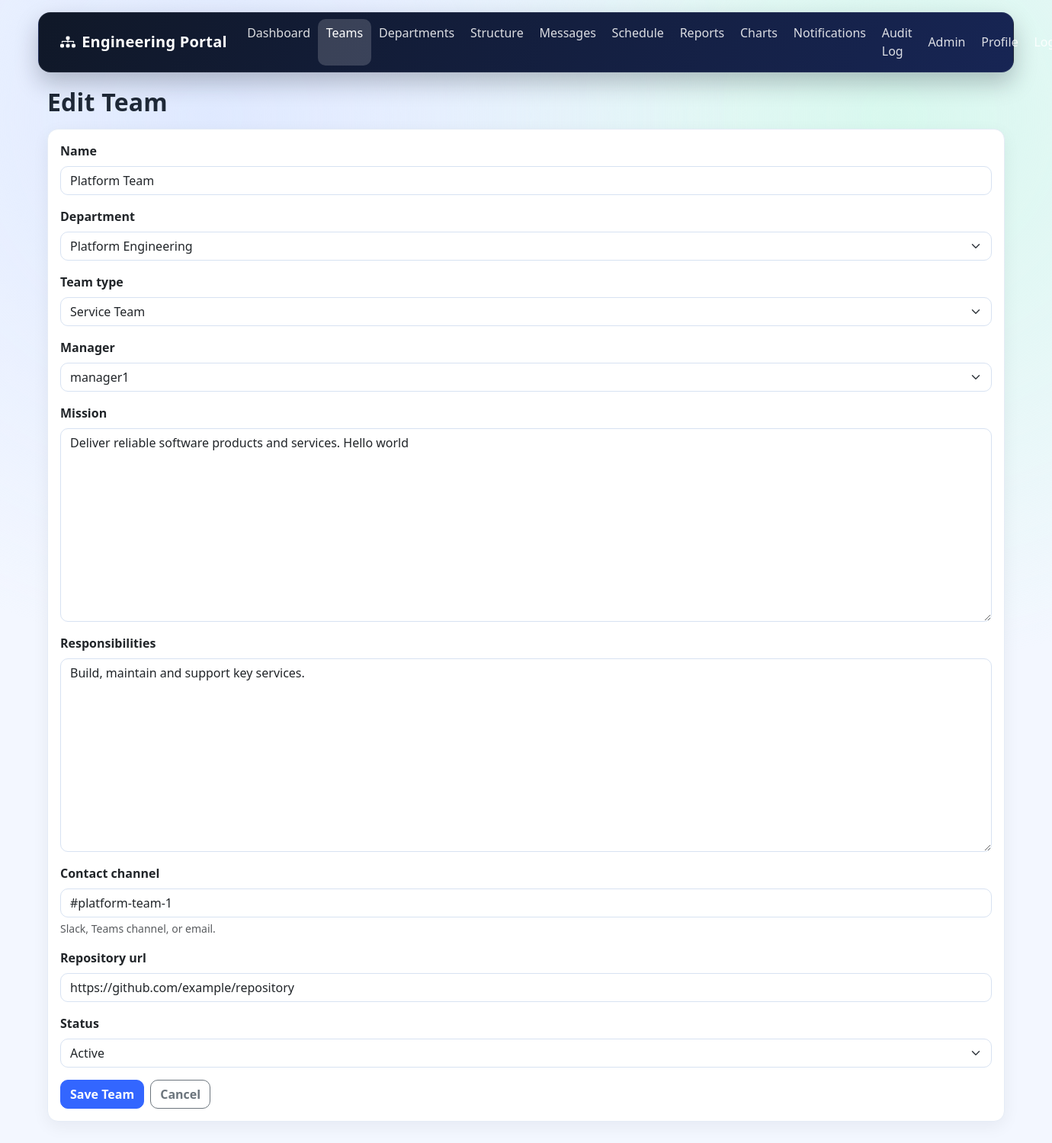
The app's page /teams/1/edit/ (signed in) with its own data.
### teams/models.py (models this page shows, shortened)
class Team(models.Model):
    class TeamStatus(models.TextChoices):
        ACTIVE = "active", "Active"
        RESTRUCTURED = "restructured", "Restructured"
        DISBANDED = "disbanded", "Disbanded"
    name = models.CharField(max_length=140, unique=True)
    department = models.ForeignKey(Department, on_delete=models.PROTECT, related_name="teams")
    team_type = models.ForeignKey(
        TeamType, on_delete=models.SET_NULL, null=True, blank=True, related_name="teams"
    )
    manager = models.ForeignKey(User, on_delete=models.SET_NULL, null=True, blank=True, related_name="managed_teams")
    mission = models.TextField()
    responsibilities = models.TextField()
    contact_channel = models.CharField(max_length=200, help_text="Slack, Teams channel, or email.")
    repository_url = models.URLField(blank=True)
    status = models.CharField(max_length=20, choices=TeamStatus.choices, default=TeamStatus.RESTRUCTURED)
    created_at = models.DateTimeField(auto_now_add=True)
    updated_at = models.DateTimeField(auto_now=True)
    class Meta:
        ordering = ["name"]

### teams/views.py (the view)
# urls.py: path("<int:pk>/edit/", TeamUpdateView.as_view(), name="team_update"),
class TeamUpdateView(LoginRequiredMixin, UpdateView):
    model = Team
    form_class = TeamForm
    template_name = "teams/team_form.html"
    success_url = reverse_lazy("team_list")

### teams/forms.py (shortened to what this page needs)
class TeamForm(forms.ModelForm):
    class Meta:
        model = Team
        fields = [
            "name",
            "department",
            "team_type",
            "manager",
            "mission",
            "responsibilities",
            "contact_channel",
            "repository_url",
            "status",
        ]
    def __init__(self, *args, **kwargs):
        super().__init__(*args, **kwargs)
        apply_bootstrap_classes(self)

### core/context_processors.py (called while the page is built)
def notification_count(request):
    if request.user.is_authenticated:
        return {"unread_notifications_count": Notification.objects.filter(user=request.user, is_read=False).count()}
    return {"unread_notifications_count": 0}

### core/current_user.py (called while the page is built)
def set_current_user(user):
    _current_user.set(user)

### core/form_helpers.py (called while the page is built)
def apply_bootstrap_classes(form):
    for field in form.fields.values():
        widget = field.widget
        existing = widget.attrs.get("class", "")
        if isinstance(widget, (forms.CheckboxInput,)):
            css = "form-check-input"
        elif isinstance(widget, (forms.CheckboxSelectMultiple,)):
            css = "form-check-input"
        elif isinstance(widget, (forms.SelectMultiple,)):
            css = "form-select"
        elif isinstance(widget, forms.Select):
            css = "form-select"
        else:
            css = "form-control"
        widget.attrs["class"] = (existing + " " + css).strip()

### organization/models.py (called while the page is built)
    def __str__(self):
        return self.name

    def __str__(self):
        return self.name

### templates/teams/team_form.html (shortened to what this page needs)
{% extends "base.html" %}
{% block content %}
<h2 class="page-title">{% if object %}Edit Team{% else %}Add Team{% endif %}</h2>
<div class="card">
    <div class="card-body">
        <form method="post" novalidate>
            {% include "shared/_form_fields.html" %}
            <div class="d-flex gap-2">
                <button type="submit" class="btn btn-primary">Save Team</button>
                <a href="{% url 'team_list' %}" class="btn btn-outline-secondary">Cancel</a>
            </div>
        </form>
    </div>
</div>
{% endblock %}

### templates/shared/_form_fields.html (shortened to what this page needs)
{% for field in form %}
    <div class="mb-3">
        {% if field.field.widget.input_type == "checkbox" %}
            <div class="form-check">
                {{ field }}
                <label for="{{ field.id_for_label }}" class="form-check-label">{{ field.label }}</label>
            </div>
        {% else %}
            <label for="{{ field.id_for_label }}" class="form-label">{{ field.label }}</label>
            {{ field }}
        {% endif %}
        {% if field.help_text %}
            <div class="form-text small">{{ field.help_text|safe }}</div>
        {% endif %}
    </div>
{% endfor %}

### static/css/site.css (style rules this page uses)
:root { --bg: #f3f7ff; --surface: #ffffff; --text: #1f2937; --muted: #6b7280; --primary: #3366ff; --primary-dark: #1f4fd6; --danger-soft: #ffe8ec; --success-soft: #e8fff2; }
body { font-family: "Segoe UI", Tahoma, Geneva, Verdana, sans-serif; background: radial-gradient(circle at 20% 10%, #dfe9ff 0%, rgba(223, 233, 255, 0) 40%), radial-gradient(circle at 85% 10%, #d8f8ee 0%, rgba(216, 248, 238, 0) 40%), var(--bg); color: var(--text); min-height: 100vh; }
a { color: var(--primary-dark); text-decoration: none; }
.page-title { font-weight: 700; letter-spacing: 0.2px; margin-bottom: 1rem; }
.card { border: 1px solid #e5ecf6; border-radius: 14px; box-shadow: 0 6px 22px rgba(15, 23, 42, 0.06); }
.btn { border-radius: 10px; font-weight: 600; }
.btn-primary { background: var(--primary); border-color: var(--primary); }
input.form-control, textarea.form-control, select.form-select, input[type="text"], input[type="email"], input[type="password"], input[type="url"], input[type="datetime-local"], textarea, select { border-radius: 10px !important; border: 1px solid #d7e2f2 !important; box-shadow: none !important; }
label { font-weight: 600; margin-bottom: 0.25rem; }

### records on screen
Team: form "Platform Team" "Platform Engineering" "Service Team" "manager1" "Deliver reliable software products and services. Hello world" "Build, maintain and support key services." "#platform-team-1" "https://github.com/example/repository" "Active"

### other values on screen
{{ field.label }} "Name" "Department" "Team type" "Manager" "Mission" "Responsibilities" "Contact channel" "Repository url" "Status"
{{ field.help_text|safe }} "Slack, Teams channel, or email."
